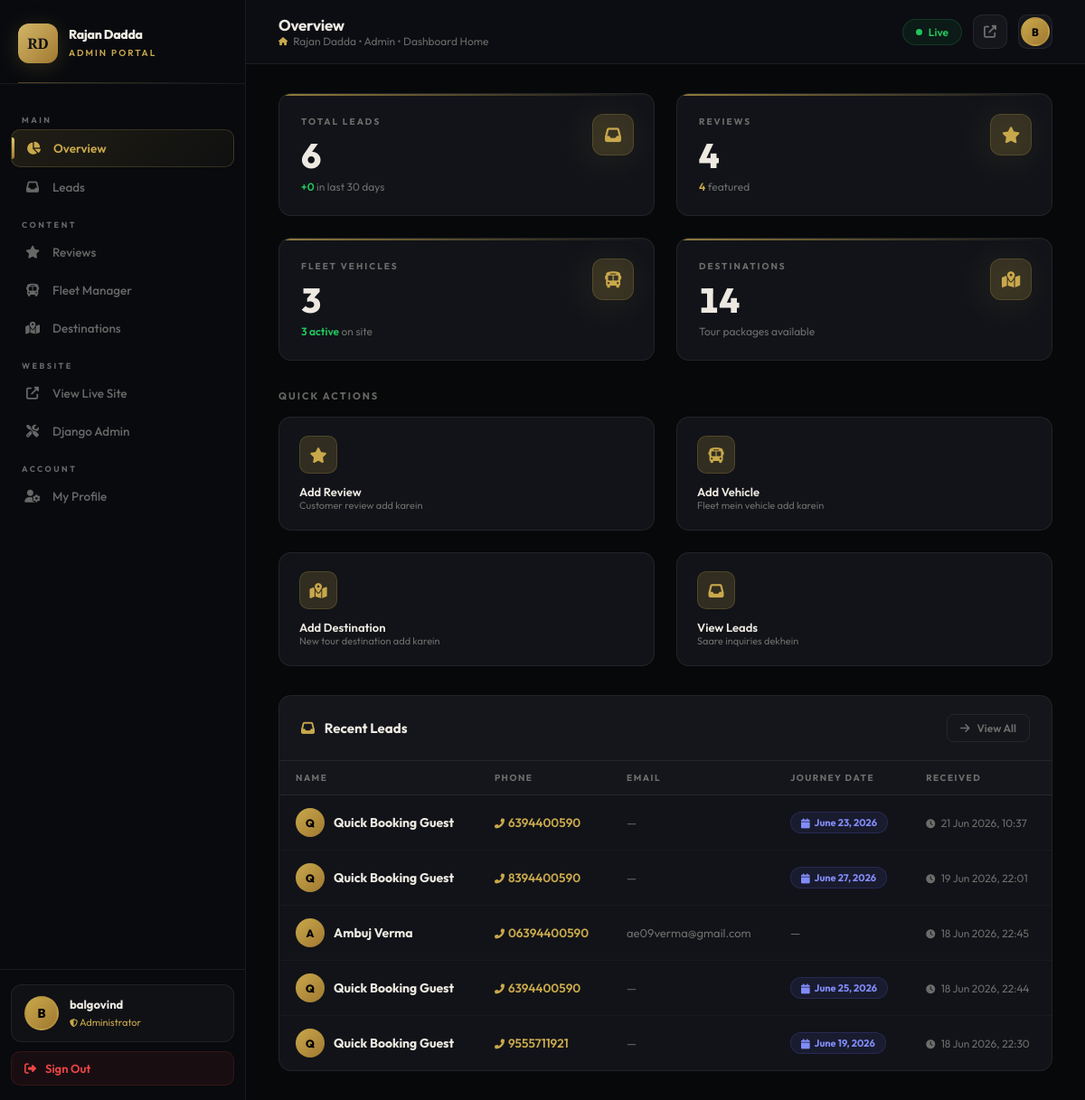
The page /dashboard/ (signed in) on the database its author committed.
### home/models.py (models this page shows, shortened)
class Lead(models.Model):
    name = models.CharField(max_length=200)
    phone = models.CharField(max_length=20)
    email = models.EmailField(blank=True, null=True)
    pickup_location = models.CharField(max_length=300, blank=True, null=True)
    drop_location = models.CharField(max_length=300, blank=True, null=True)
    journey_date = models.DateField(blank=True, null=True)
    message = models.TextField(blank=True, null=True)
    is_read = models.BooleanField(default=False)
    created_at = models.DateTimeField(default=timezone.now)

### dashboard/views.py (the view)
# urls.py: path('', views.dashboard_home, name='dashboard_home'),
@login_required(login_url='dashboard_login')
def dashboard_home(request):
    now = timezone.now()
    context = {
        'total_leads': Lead.objects.count(),
        'new_leads': Lead.objects.filter(is_read=False).count(),
        'total_reviews': Review.objects.count(),
        'featured_reviews': Review.objects.filter(is_featured=True).count(),
        'total_fleet': Fleet.objects.count(),
        'active_fleet': Fleet.objects.filter(is_active=True).count(),
        'total_destinations': Destination.objects.count(),
        'recent_leads': Lead.objects.order_by('-created_at')[:5],
        'unread_leads_count': Lead.objects.filter(is_read=False).count(),
    }
    return render(request, 'dashboard/home.html', context)

### dashboard/templatetags/dashboard_tags.py (called while the page is built)
@register.simple_tag
def unread_leads_count():
    return Lead.objects.filter(is_read=False).count()

### dashboard/templates/dashboard/home.html (shortened to what this page needs)
{% extends 'dashboard/base.html' %}
{% block page_title %}Overview{% endblock %}
{% block breadcrumb %}Admin &bull; Dashboard Home{% endblock %}
{% block content %}
<div class="grid grid-4" style="margin-bottom: 32px;">
    <div class="stat-card">
        <div class="stat-icon"><i class="fas fa-inbox"></i></div>
        <div class="stat-label">Total Leads</div>
        <div class="stat-number">{{ total_leads }}</div>
        <div class="stat-sub"><span style="color: var(--success); font-weight:600;">+{{ new_leads }}</span> in last 30 days</div>
    </div>
    <div class="stat-card">
        <div class="stat-icon"><i class="fas fa-star"></i></div>
        <div class="stat-label">Reviews</div>
        <div class="stat-number">{{ total_reviews }}</div>
        <div class="stat-sub"><span style="color: var(--gold); font-weight:600;">{{ featured_reviews }}</span> featured</div>
    </div>
    <div class="stat-card">
        <div class="stat-icon"><i class="fas fa-bus"></i></div>
        <div class="stat-label">Fleet Vehicles</div>
        <div class="stat-number">{{ total_fleet }}</div>
        <div class="stat-sub"><span style="color: var(--success); font-weight:600;">{{ active_fleet }} active</span> on site</div>
    </div>
    <div class="stat-card">
        <div class="stat-icon"><i class="fas fa-map-marked-alt"></i></div>
        <div class="stat-label">Destinations</div>
        <div class="stat-number">{{ total_destinations }}</div>
        <div class="stat-sub">Tour packages available</div>
    </div>
</div>
<div style="margin-bottom: 32px;">
    <h5 style="font-size: 11px; font-weight: 700; text-transform: uppercase; letter-spacing: 2px; color: var(--text-muted); margin-bottom: 16px;">Quick Actions</h5>
    <div class="grid grid-4">
        <a href="{% url 'review_add' %}" class="action-card">
            <div class="action-icon"><i class="fas fa-star"></i></div>
            <div>
                <div class="action-label">Add Review</div>
                <div class="action-sub">Customer review add karein</div>
            </div>
        </a>
        <a href="{% url 'fleet_add' %}" class="action-card">
            <div class="action-icon"><i class="fas fa-bus"></i></div>
            <div>
                <div class="action-label">Add Vehicle</div>
                <div class="action-sub">Fleet mein vehicle add karein</div>
            </div>
        </a>
        <a href="{% url 'destination_add' %}" class="action-card">
            <div class="action-icon"><i class="fas fa-map-marked-alt"></i></div>
            <div>
                <div class="action-label">Add Destination</div>
                <div class="action-sub">New tour destination add karein</div>
            </div>
        </a>
        <a href="{% url 'leads_list' %}" class="action-card">
            <div class="action-icon"><i class="fas fa-inbox"></i></div>
            <div>
                <div class="action-label">View Leads</div>
                <div class="action-sub">Saare inquiries dekhein</div>
            </div>
        </a>
    </div>
</div>
<div class="card">
    <div class="card-header">
        <h5><i class="fas fa-inbox" style="color: var(--gold); margin-right: 8px;"></i> Recent Leads</h5>
        <a href="{% url 'leads_list' %}" class="btn btn-sm btn-outline"><i class="fas fa-arrow-right"></i> View All</a>
    </div>
    <div class="table-wrapper">
        {% if recent_leads %}
        <table>
            <thead>
                <tr>
                    <th>Name</th>
                    <th>Phone</th>
                    <th>Email</th>
                    <th>Journey Date</th>
                    <th>Received</th>
                </tr>
            </thead>
            <tbody>
                {% for lead in recent_leads %}
                <tr>
                    <td>
                        <div style="display:flex; align-items:center; gap:10px;">
                            <div style="width:32px; height:32px; border-radius:50%; background:linear-gradient(135deg,var(--gold),var(--gold-dark)); display:flex; align-items:center; justify-content:center; font-size:12px; font-weight:800; color:#000; flex-shrink:0;">
                                {{ lead.name|first|upper }}
                            </div>
                            <strong style="font-size:14px;">{{ lead.name }}</strong>
                        </div>
                    </td>
                    <td>
                        <a href="tel:{{ lead.phone }}" style="color: var(--gold); text-decoration: none; font-weight:600;">
                            <i class="fas fa-phone-alt" style="font-size:11px; margin-right:4px;"></i>{{ lead.phone }}
                        </a>
                    </td>
                    <td style="color: var(--text-muted); font-size:13px;">{{ lead.email|default:"—" }}</td>
                    <td>
                        {% if lead.journey_date %}
                            <span class="badge badge-info"><i class="fas fa-calendar"></i> {{ lead.journey_date }}</span>
                        {% else %}
                            <span style="color:var(--text-muted);">—</span>
                        {% endif %}
                    </td>
                    <td style="color: var(--text-muted); font-size:12px;">
                        <i class="fas fa-clock" style="font-size:10px; margin-right:4px;"></i>
                        {{ lead.created_at|date:"d M Y, H:i" }}
                    </td>
                </tr>
                {% endfor %}
            </tbody>
        </table>
        {% endif %}
    </div>
</div>
{% endblock %}

### dashboard/templates/dashboard/base.html (shortened to what this page needs)
{% load static dashboard_tags %}
<!DOCTYPE html>
<html lang="en">
<head>
    <link href="https://cdnjs.cloudflare.com/ajax/libs/font-awesome/6.4.0/css/all.min.css" rel="stylesheet">
</head>
<body>
<aside class="sidebar">
    <div class="sidebar-logo">
        <div class="logo-emblem">RD</div>
        <div class="logo-text">
            <strong>Rajan Dadda</strong>
            <span>Admin Portal</span>
        </div>
    </div>
    <nav class="sidebar-nav">
        <div class="nav-section-label">Main</div>
        <a href="{% url 'dashboard_home' %}" class="nav-item {% if request.resolver_match.url_name == 'dashboard_home' %}active{% endif %}">
            <i class="fas fa-chart-pie"></i> Overview
        </a>
        <a href="{% url 'leads_list' %}" class="nav-item {% if 'leads' in request.resolver_match.url_name %}active{% endif %}">
            <i class="fas fa-inbox"></i> Leads
            {% unread_leads_count as unread_count %}
        </a>
        <div class="nav-section-label">Content</div>
        <a href="{% url 'reviews_list_dashboard' %}" class="nav-item {% if 'review' in request.resolver_match.url_name %}active{% endif %}">
            <i class="fas fa-star"></i> Reviews
        </a>
        <a href="{% url 'fleet_list_dashboard' %}" class="nav-item {% if 'fleet' in request.resolver_match.url_name %}active{% endif %}">
            <i class="fas fa-bus"></i> Fleet Manager
        </a>
        <a href="{% url 'destinations_list_dashboard' %}" class="nav-item {% if 'destination' in request.resolver_match.url_name %}active{% endif %}">
            <i class="fas fa-map-marked-alt"></i> Destinations
        </a>
        <div class="nav-section-label">Website</div>
        <a href="{% url 'home' %}" target="_blank" class="nav-item">
            <i class="fas fa-external-link-alt"></i> View Live Site
        </a>
        <a href="/admin/" target="_blank" class="nav-item">
            <i class="fas fa-tools"></i> Django Admin
        </a>
        <div class="nav-section-label">Account</div>
        <a href="{% url 'profile_edit' %}" class="nav-item {% if 'profile' in request.resolver_match.url_name %}active{% endif %}">
            <i class="fas fa-user-cog"></i> My Profile
        </a>
    </nav>
    <div class="sidebar-footer">
        <a href="{% url 'profile_edit' %}" class="sidebar-user">
            <div class="user-avatar">
                {% if request.user.admin_profile.profile_image %}
                    <img src="{{ request.user.admin_profile.profile_image.url }}" alt="Profile">
                {% else %}
                    {{ request.user.username|first|upper }}
                {% endif %}
            </div>
            <div class="user-info">
                <strong>{{ request.user.get_full_name|default:request.user.username }}</strong>
                <small><i class="fas fa-shield-alt" style="font-size:9px;"></i> Administrator</small>
            </div>
        </a>
        <a href="{% url 'dashboard_logout' %}" class="logout-btn">
            <i class="fas fa-sign-out-alt"></i> Sign Out
        </a>
    </div>
</aside>
<div class="main-content">
    <div class="topbar">
        <div class="topbar-left">
            <div>
                <div class="topbar-title">{% block page_title %}Dashboard{% endblock %}</div>
                <div class="topbar-breadcrumb">
                    <i class="fas fa-home" style="color:var(--gold);"></i>
                    Rajan Dadda &bull; {% block breadcrumb %}Admin{% endblock %}
                </div>
            </div>
        </div>
        <div class="topbar-actions">
            <div class="live-badge">
                <span class="live-dot"></span>
                Live
            </div>
            <a href="{% url 'home' %}" target="_blank" class="topbar-icon-btn" title="View Site">
                <i class="fas fa-external-link-alt"></i>
            </a>
            <a href="{% url 'profile_edit' %}" class="topbar-icon-btn" title="Profile">
                <div class="user-avatar" style="width:32px;height:32px;font-size:12px;">
                    {% if request.user.admin_profile.profile_image %}
                        <img src="{{ request.user.admin_profile.profile_image.url }}" alt="P">
                    {% else %}
                        {{ request.user.username|first|upper }}
                    {% endif %}
                </div>
            </a>
        </div>
    </div>
    <div class="page-body">
        {% block content %}{% endblock %}
    </div>
</div>
</body>
</html>

### rows shown on the page
Lead: name|first "Q", name "Quick Booking Guest", phone "6394400590", email "—", journey_date "June 23, 2026", created_at "21 Jun 2026, 10:37"
Lead: name|first "Q", name "Quick Booking Guest", phone "8394400590", email "—", journey_date "June 27, 2026", created_at "19 Jun 2026, 22:01"
Lead: name|first "A", name "Ambuj Verma", phone "06394400590", email "ae09verma@gmail.com", created_at "18 Jun 2026, 22:45"
Lead: name|first "Q", name "Quick Booking Guest", phone "6394400590", email "—", journey_date "June 25, 2026", created_at "18 Jun 2026, 22:44"
Lead: name|first "Q", name "Quick Booking Guest", phone "9555711921", email "—", journey_date "June 19, 2026", created_at "18 Jun 2026, 22:30"

### other values the page prints
{{ request.user.username|first|upper }} "B"
{{ request.user.get_full_name|default:request.user.username }} "balgovind"
{{ total_leads }} "6"
{{ new_leads }} "0"
{{ total_reviews }} "4"
{{ featured_reviews }} "4"
{{ total_fleet }} "3"
{{ active_fleet }} "3"
{{ total_destinations }} "14"
